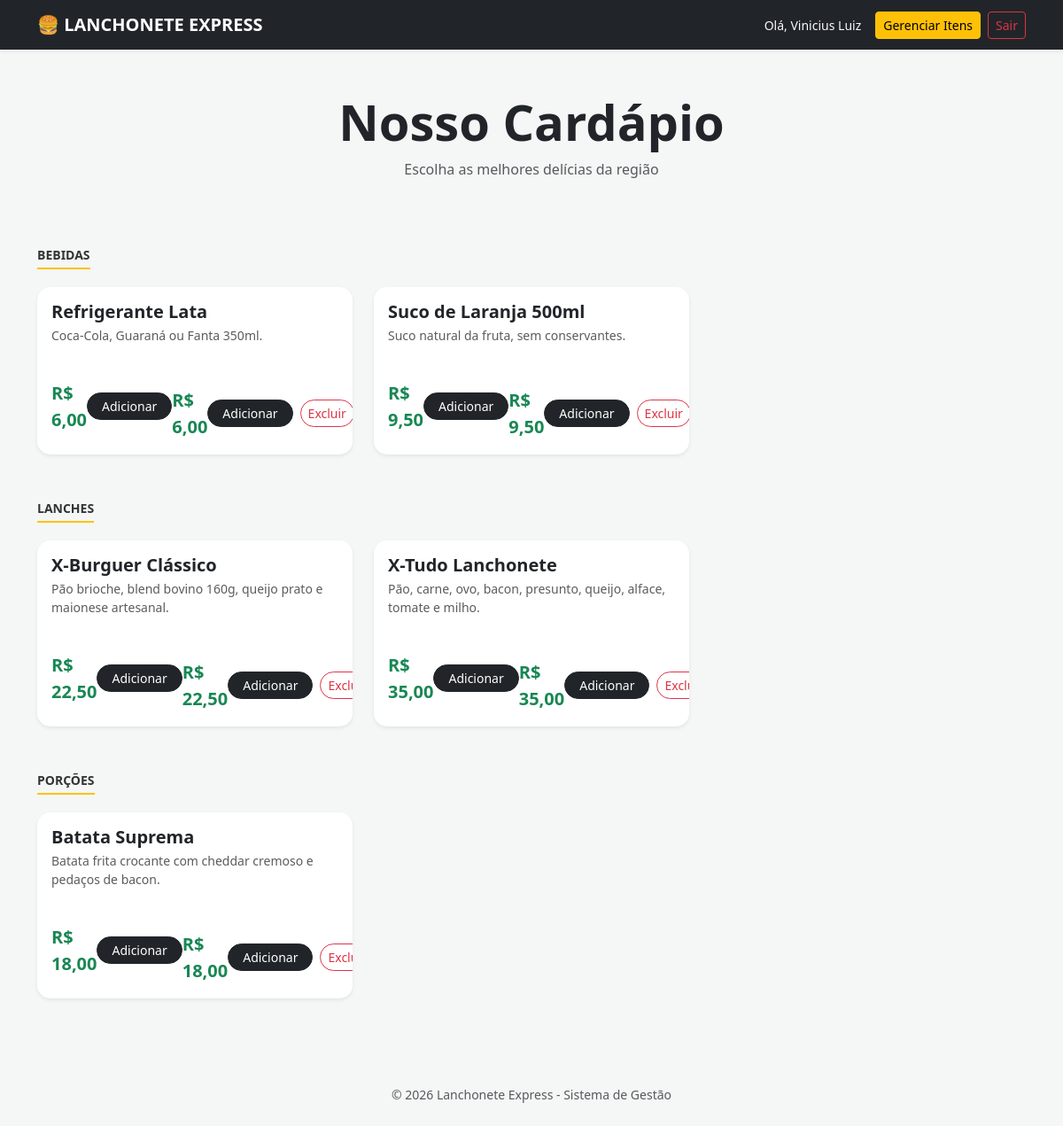
Page /cardapio.php (signed in) on the committed database.
### tables this page shows
CREATE TABLE `produtos` (
  `id` bigint(20) UNSIGNED NOT NULL,
  `nome` varchar(100) DEFAULT NULL,
  `preco` decimal(10,2) DEFAULT NULL,
  `categoria` varchar(50) DEFAULT NULL,
  `descricao` varchar(255) NOT NULL
);

### cardapio.php (the view, shortened to what this page needs)
<?php
require_once('conexao.php');
try {
    $sql = "SELECT * FROM produtos ORDER BY categoria ASC, nome ASC";
    $stmt = $pdo->query($sql);
    $produtos = $stmt->fetchAll(PDO::FETCH_ASSOC);
} catch (PDOException $e) {
    die("Erro ao carregar produtos: " . $e->getMessage());
}
?>
<!DOCTYPE html>
<html lang="pt-br">
<head>
    <link href="https://cdn.jsdelivr.net/npm/bootstrap@5.3.0/dist/css/bootstrap.min.css" rel="stylesheet">
</head>
<body>
<nav class="navbar navbar-expand-lg navbar-dark bg-dark shadow-sm">
    <div class="container">
        <a class="navbar-brand fw-bold" href="#">🍔 LANCHONETE EXPRESS</a>
        <div class="d-flex align-items-center">
            <span class="text-light me-3 small">Olá, <?= $_SESSION['usuario_nome'] ?></span>
            <?php if ($_SESSION['usuario_cargo'] === 'admin'): ?>
                <a href="cadastrar_produto.php" class="btn btn-warning btn-sm me-2">Gerenciar Itens</a>
            <?php endif; ?>
            <a href="logout.php" class="btn btn-outline-danger btn-sm">Sair</a>
        </div>
    </div>
</nav>
<div class="container py-5">
    <div class="text-center mb-5">
        <h1 class="display-4 fw-bold">Nosso Cardápio</h1>
        <p class="text-muted">Escolha as melhores delícias da região</p>
    </div>
    <?php
    $categoriaAtual = "";
    ?>
   <div class="row">
    <?php foreach ($produtos as $p): ?>
        <?php if ($p['categoria'] !== $categoriaAtual):
            $categoriaAtual = $p['categoria']; ?>
            <div class="col-12 mt-4">
                <h3 class="categoria-header text-uppercase small"><?= $categoriaAtual ?></h3>
            </div>
        <?php endif; ?>
        <div class="col-md-4 mb-4">
            <div class="card card-produto h-100 shadow-sm">
                <div class="card-body d-flex flex-column">
                    <div class="d-flex justify-content-between align-items-start">
                        <h5 class="card-title fw-bold mb-1"><?= $p['nome'] ?></h5>
                    </div>
                    <p class="card-text text-muted small flex-grow-1">
                        <?= $p['descricao'] ?>
                    </p>
                    <div class="d-flex justify-content-between align-items-center mt-3">
                        <span class="preco">R$ <?= number_format($p['preco'], 2, ',', '.') ?></span>
                        <a href="carrinho.php?add=<?= $p['id'] ?>" class="btn btn-dark btn-sm rounded-pill px-3">
                            Adicionar
                        </a>
                        <div class="d-flex justify-content-between align-items-center mt-3">
    <span class="preco">R$ <?= number_format($p['preco'], 2, ',', '.') ?></span>
    <div class="d-flex gap-2"> <a href="carrinho.php?add=<?= $p['id'] ?>" class="btn btn-dark btn-sm rounded-pill px-3">
            Adicionar
        </a>
        <?php if ($_SESSION['usuario_cargo'] === 'admin'): ?>
            <a href="excluir_produto.php?id=<?= $p['id'] ?>"
               class="btn btn-outline-danger btn-sm rounded-pill"
               onclick="return confirm('Tem certeza que deseja excluir este produto?')">
               Excluir
            </a>
        <?php endif; ?>
    </div>
</div>
                    </div>
                </div>
            </div>
        </div>
    <?php endforeach; ?>
</div>
    </div>
<footer class="text-center py-4 text-muted">
    <small>&copy; 2026 Lanchonete Express - Sistema de Gestão</small>
</footer>
</body>
</html>

### cardapio.php (style rules this page uses)
body { background-color: #f4f7f6; }
.card-produto { border: none; border-radius: 15px; transition: 0.3s; overflow: hidden; }
.preco { font-size: 1.25rem; font-weight: bold; color: #198754; }
.categoria-header { border-bottom: 2px solid #ffc107; display: inline-block; margin-bottom: 20px; padding-bottom: 5px; font-weight: bold; color: #333; }

### rows in the picture
produtos: categoria "BEBIDAS", nome "Refrigerante Lata", descricao "Coca-Cola, Guaraná ou Fanta 350ml.", preco "6,00"
produtos: nome "Suco de Laranja 500ml", descricao "Suco natural da fruta, sem conservantes.", preco "9,50"
produtos: categoria "LANCHES", nome "X-Burguer Clássico", descricao "Pão brioche, blend bovino 160g, queijo prato e maionese artesanal.", preco "22,50"
produtos: nome "X-Tudo Lanchonete", descricao "Pão, carne, ovo, bacon, presunto, queijo, alface, tomate e milho.", preco "35,00"
produtos: categoria "PORÇÕES", nome "Batata Suprema", descricao "Batata frita crocante com cheddar cremoso e pedaços de bacon.", preco "18,00"

### other values in the picture
$_SESSION['usuario_nome'] "Vinicius Luiz"
